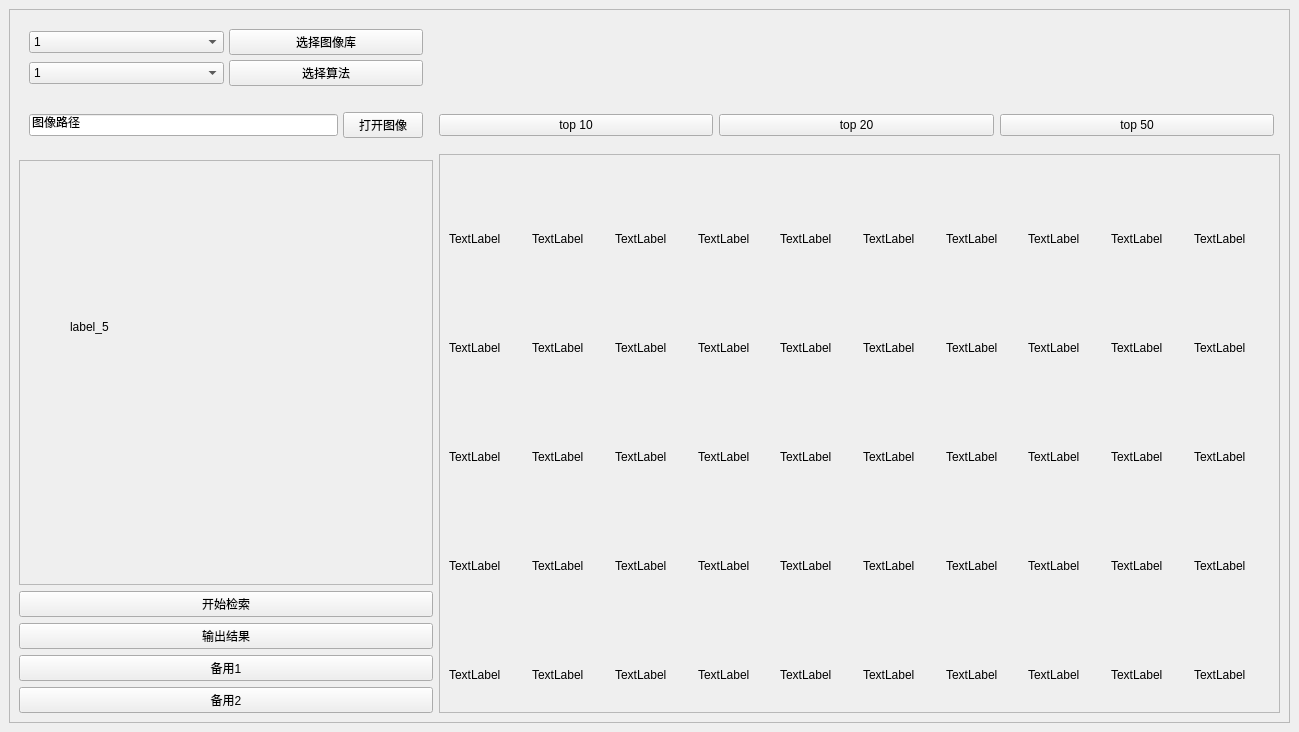
<?xml version="1.0" encoding="UTF-8"?>
<ui version="4.0">
 <class>MainWindow</class>
 <widget class="QMainWindow" name="MainWindow">
  <property name="geometry">
   <rect>
    <x>0</x>
    <y>0</y>
    <width>1299</width>
    <height>732</height>
   </rect>
  </property>
  <property name="minimumSize">
   <size>
    <width>0</width>
    <height>0</height>
   </size>
  </property>
  <property name="windowTitle">
   <string>MainWindow</string>
  </property>
  <widget class="QWidget" name="centralWidget">
   <layout class="QGridLayout" name="gridLayout_3">
    <item row="0" column="0">
     <widget class="QScrollArea" name="scrollArea">
      <property name="widgetResizable">
       <bool>true</bool>
      </property>
      <widget class="QWidget" name="scrollAreaWidgetContents">
       <property name="geometry">
        <rect>
         <x>0</x>
         <y>0</y>
         <width>1279</width>
         <height>712</height>
        </rect>
       </property>
       <property name="minimumSize">
        <size>
         <width>839</width>
         <height>649</height>
        </size>
       </property>
       <layout class="QGridLayout" name="gridLayout_4">
        <item row="0" column="2">
         <spacer name="horizontalSpacer_2">
          <property name="orientation">
           <enum>Qt::Horizontal</enum>
          </property>
          <property name="sizeHint" stdset="0">
           <size>
            <width>40</width>
            <height>20</height>
           </size>
          </property>
         </spacer>
        </item>
        <item row="3" column="0">
         <widget class="QScrollArea" name="scrollArea_3">
          <property name="widgetResizable">
           <bool>true</bool>
          </property>
          <widget class="QWidget" name="scrollAreaWidgetContents_5">
           <property name="geometry">
            <rect>
             <x>0</x>
             <y>0</y>
             <width>412</width>
             <height>393</height>
            </rect>
           </property>
           <widget class="QLabel" name="label_5">
            <property name="geometry">
             <rect>
              <x>50</x>
              <y>50</y>
              <width>151</width>
              <height>231</height>
             </rect>
            </property>
            <property name="text">
             <string>label_5</string>
            </property>
           </widget>
          </widget>
         </widget>
        </item>
        <item row="1" column="1" colspan="2">
         <layout class="QHBoxLayout" name="horizontalLayout">
          <item>
           <widget class="QPushButton" name="pushButton_8">
            <property name="text">
             <string>top 10</string>
            </property>
           </widget>
          </item>
          <item>
           <widget class="QPushButton" name="pushButton_9">
            <property name="text">
             <string>top 20</string>
            </property>
           </widget>
          </item>
          <item>
           <widget class="QPushButton" name="pushButton_10">
            <property name="text">
             <string>top 50</string>
            </property>
           </widget>
          </item>
         </layout>
        </item>
        <item row="0" column="1">
         <spacer name="horizontalSpacer">
          <property name="orientation">
           <enum>Qt::Horizontal</enum>
          </property>
          <property name="sizeHint" stdset="0">
           <size>
            <width>40</width>
            <height>20</height>
           </size>
          </property>
         </spacer>
        </item>
        <item row="4" column="0">
         <layout class="QVBoxLayout" name="verticalLayout">
          <item>
           <widget class="QPushButton" name="pushButton_2">
            <property name="text">
             <string>开始检索</string>
            </property>
           </widget>
          </item>
          <item>
           <widget class="QPushButton" name="pushButton_4">
            <property name="text">
             <string>输出结果</string>
            </property>
           </widget>
          </item>
          <item>
           <widget class="QPushButton" name="pushButton_5">
            <property name="text">
             <string>备用1</string>
            </property>
           </widget>
          </item>
          <item>
           <widget class="QPushButton" name="pushButton_6">
            <property name="text">
             <string>备用2</string>
            </property>
           </widget>
          </item>
         </layout>
        </item>
        <item row="1" column="0">
         <layout class="QHBoxLayout" name="horizontalLayout_2">
          <property name="spacing">
           <number>5</number>
          </property>
          <property name="margin">
           <number>10</number>
          </property>
          <item>
           <widget class="QLineEdit" name="lineEdit">
            <property name="text">
             <string>图像路径</string>
            </property>
           </widget>
          </item>
          <item>
           <widget class="QPushButton" name="pushButton_3">
            <property name="text">
             <string>打开图像</string>
            </property>
           </widget>
          </item>
         </layout>
        </item>
        <item row="0" column="0">
         <layout class="QGridLayout" name="gridLayout">
          <property name="margin">
           <number>10</number>
          </property>
          <property name="spacing">
           <number>5</number>
          </property>
          <item row="0" column="1">
           <widget class="QPushButton" name="pushButton">
            <property name="text">
             <string>选择图像库</string>
            </property>
           </widget>
          </item>
          <item row="0" column="0">
           <widget class="QComboBox" name="comboBox">
            <item>
             <property name="text">
              <string>1</string>
             </property>
            </item>
           </widget>
          </item>
          <item row="1" column="0">
           <widget class="QComboBox" name="comboBox_2">
            <item>
             <property name="text">
              <string>1</string>
             </property>
            </item>
            <item>
             <property name="text">
              <string>2</string>
             </property>
            </item>
           </widget>
          </item>
          <item row="1" column="1">
           <widget class="QPushButton" name="pushButton_7">
            <property name="text">
             <string>选择算法</string>
            </property>
           </widget>
          </item>
         </layout>
        </item>
        <item row="2" column="1" rowspan="3" colspan="3">
         <widget class="QScrollArea" name="scrollArea_2">
          <property name="widgetResizable">
           <bool>true</bool>
          </property>
          <widget class="QWidget" name="scrollAreaWidgetContents_2">
           <property name="geometry">
            <rect>
             <x>0</x>
             <y>0</y>
             <width>839</width>
             <height>545</height>
            </rect>
           </property>
           <property name="minimumSize">
            <size>
             <width>360</width>
             <height>505</height>
            </size>
           </property>
           <layout class="QGridLayout" name="gridLayout_2">
            <item row="0" column="0">
             <widget class="QLabel" name="label_7">
              <property name="minimumSize">
               <size>
                <width>120</width>
                <height>150</height>
               </size>
              </property>
              <property name="text">
               <string>TextLabel</string>
              </property>
             </widget>
            </item>
            <item row="0" column="1">
             <widget class="QLabel" name="label_8">
              <property name="minimumSize">
               <size>
                <width>120</width>
                <height>150</height>
               </size>
              </property>
              <property name="text">
               <string>TextLabel</string>
              </property>
             </widget>
            </item>
            <item row="0" column="2">
             <widget class="QLabel" name="label_9">
              <property name="minimumSize">
               <size>
                <width>120</width>
                <height>150</height>
               </size>
              </property>
              <property name="text">
               <string>TextLabel</string>
              </property>
             </widget>
            </item>
            <item row="0" column="3">
             <widget class="QLabel" name="label_10">
              <property name="minimumSize">
               <size>
                <width>120</width>
                <height>150</height>
               </size>
              </property>
              <property name="text">
               <string>TextLabel</string>
              </property>
             </widget>
            </item>
            <item row="0" column="4">
             <widget class="QLabel" name="label_11">
              <property name="minimumSize">
               <size>
                <width>120</width>
                <height>150</height>
               </size>
              </property>
              <property name="text">
               <string>TextLabel</string>
              </property>
             </widget>
            </item>
            <item row="0" column="5">
             <widget class="QLabel" name="label_12">
              <property name="minimumSize">
               <size>
                <width>120</width>
                <height>150</height>
               </size>
              </property>
              <property name="text">
               <string>TextLabel</string>
              </property>
             </widget>
            </item>
            <item row="0" column="6">
             <widget class="QLabel" name="label_13">
              <property name="minimumSize">
               <size>
                <width>120</width>
                <height>150</height>
               </size>
              </property>
              <property name="text">
               <string>TextLabel</string>
              </property>
             </widget>
            </item>
            <item row="0" column="7">
             <widget class="QLabel" name="label_14">
              <property name="minimumSize">
               <size>
                <width>120</width>
                <height>150</height>
               </size>
              </property>
              <property name="text">
               <string>TextLabel</string>
              </property>
             </widget>
            </item>
            <item row="0" column="8">
             <widget class="QLabel" name="label_15">
              <property name="minimumSize">
               <size>
                <width>120</width>
                <height>150</height>
               </size>
              </property>
              <property name="text">
               <string>TextLabel</string>
              </property>
             </widget>
            </item>
            <item row="0" column="9">
             <widget class="QLabel" name="label_16">
              <property name="minimumSize">
               <size>
                <width>120</width>
                <height>150</height>
               </size>
              </property>
              <property name="text">
               <string>TextLabel</string>
              </property>
             </widget>
            </item>
            <item row="1" column="0">
             <widget class="QLabel" name="label_17">
              <property name="minimumSize">
               <size>
                <width>120</width>
                <height>150</height>
               </size>
              </property>
              <property name="text">
               <string>TextLabel</string>
              </property>
             </widget>
            </item>
            <item row="1" column="1">
             <widget class="QLabel" name="label_18">
              <property name="minimumSize">
               <size>
                <width>120</width>
                <height>150</height>
               </size>
              </property>
              <property name="text">
               <string>TextLabel</string>
              </property>
             </widget>
            </item>
            <item row="1" column="2">
             <widget class="QLabel" name="label_19">
              <property name="minimumSize">
               <size>
                <width>120</width>
                <height>150</height>
               </size>
              </property>
              <property name="text">
               <string>TextLabel</string>
              </property>
             </widget>
            </item>
            <item row="1" column="3">
             <widget class="QLabel" name="label_20">
              <property name="minimumSize">
               <size>
                <width>120</width>
                <height>150</height>
               </size>
              </property>
              <property name="text">
               <string>TextLabel</string>
              </property>
             </widget>
            </item>
            <item row="1" column="4">
             <widget class="QLabel" name="label_21">
              <property name="minimumSize">
               <size>
                <width>120</width>
                <height>150</height>
               </size>
              </property>
              <property name="text">
               <string>TextLabel</string>
              </property>
             </widget>
            </item>
            <item row="1" column="5">
             <widget class="QLabel" name="label_37">
              <property name="minimumSize">
               <size>
                <width>120</width>
                <height>150</height>
               </size>
              </property>
              <property name="text">
               <string>TextLabel</string>
              </property>
             </widget>
            </item>
            <item row="1" column="6">
             <widget class="QLabel" name="label_38">
              <property name="minimumSize">
               <size>
                <width>120</width>
                <height>150</height>
               </size>
              </property>
              <property name="text">
               <string>TextLabel</string>
              </property>
             </widget>
            </item>
            <item row="1" column="7">
             <widget class="QLabel" name="label_39">
              <property name="minimumSize">
               <size>
                <width>120</width>
                <height>150</height>
               </size>
              </property>
              <property name="text">
               <string>TextLabel</string>
              </property>
             </widget>
            </item>
            <item row="1" column="8">
             <widget class="QLabel" name="label_40">
              <property name="minimumSize">
               <size>
                <width>120</width>
                <height>150</height>
               </size>
              </property>
              <property name="text">
               <string>TextLabel</string>
              </property>
             </widget>
            </item>
            <item row="1" column="9">
             <widget class="QLabel" name="label_41">
              <property name="minimumSize">
               <size>
                <width>120</width>
                <height>150</height>
               </size>
              </property>
              <property name="text">
               <string>TextLabel</string>
              </property>
             </widget>
            </item>
            <item row="2" column="0">
             <widget class="QLabel" name="label_42">
              <property name="minimumSize">
               <size>
                <width>120</width>
                <height>150</height>
               </size>
              </property>
              <property name="text">
               <string>TextLabel</string>
              </property>
             </widget>
            </item>
            <item row="2" column="1">
             <widget class="QLabel" name="label_43">
              <property name="minimumSize">
               <size>
                <width>120</width>
                <height>150</height>
               </size>
              </property>
              <property name="text">
               <string>TextLabel</string>
              </property>
             </widget>
            </item>
            <item row="2" column="2">
             <widget class="QLabel" name="label_44">
              <property name="minimumSize">
               <size>
                <width>120</width>
                <height>150</height>
               </size>
              </property>
              <property name="text">
               <string>TextLabel</string>
              </property>
             </widget>
            </item>
            <item row="2" column="3">
             <widget class="QLabel" name="label_45">
              <property name="minimumSize">
               <size>
                <width>120</width>
                <height>150</height>
               </size>
              </property>
              <property name="text">
               <string>TextLabel</string>
              </property>
             </widget>
            </item>
            <item row="2" column="4">
             <widget class="QLabel" name="label_46">
              <property name="minimumSize">
               <size>
                <width>120</width>
                <height>150</height>
               </size>
              </property>
              <property name="text">
               <string>TextLabel</string>
              </property>
             </widget>
            </item>
            <item row="2" column="5">
             <widget class="QLabel" name="label_47">
              <property name="minimumSize">
               <size>
                <width>120</width>
                <height>150</height>
               </size>
              </property>
              <property name="text">
               <string>TextLabel</string>
              </property>
             </widget>
            </item>
            <item row="2" column="6">
             <widget class="QLabel" name="label_48">
              <property name="minimumSize">
               <size>
                <width>120</width>
                <height>150</height>
               </size>
              </property>
              <property name="text">
               <string>TextLabel</string>
              </property>
             </widget>
            </item>
            <item row="2" column="7">
             <widget class="QLabel" name="label_49">
              <property name="minimumSize">
               <size>
                <width>120</width>
                <height>150</height>
               </size>
              </property>
              <property name="text">
               <string>TextLabel</string>
              </property>
             </widget>
            </item>
            <item row="2" column="8">
             <widget class="QLabel" name="label_50">
              <property name="minimumSize">
               <size>
                <width>120</width>
                <height>150</height>
               </size>
              </property>
              <property name="text">
               <string>TextLabel</string>
              </property>
             </widget>
            </item>
            <item row="2" column="9">
             <widget class="QLabel" name="label_51">
              <property name="minimumSize">
               <size>
                <width>120</width>
                <height>150</height>
               </size>
              </property>
              <property name="text">
               <string>TextLabel</string>
              </property>
             </widget>
            </item>
            <item row="3" column="0">
             <widget class="QLabel" name="label_52">
              <property name="minimumSize">
               <size>
                <width>120</width>
                <height>150</height>
               </size>
              </property>
              <property name="text">
               <string>TextLabel</string>
              </property>
             </widget>
            </item>
            <item row="3" column="1">
             <widget class="QLabel" name="label_53">
              <property name="minimumSize">
               <size>
                <width>120</width>
                <height>150</height>
               </size>
              </property>
              <property name="text">
               <string>TextLabel</string>
              </property>
             </widget>
            </item>
            <item row="3" column="2">
             <widget class="QLabel" name="label_54">
              <property name="minimumSize">
               <size>
                <width>120</width>
                <height>150</height>
               </size>
              </property>
              <property name="text">
               <string>TextLabel</string>
              </property>
             </widget>
            </item>
            <item row="3" column="3">
             <widget class="QLabel" name="label_55">
              <property name="minimumSize">
               <size>
                <width>120</width>
                <height>150</height>
               </size>
              </property>
              <property name="text">
               <string>TextLabel</string>
              </property>
             </widget>
            </item>
            <item row="3" column="4">
             <widget class="QLabel" name="label_56">
              <property name="minimumSize">
               <size>
                <width>120</width>
                <height>150</height>
               </size>
              </property>
              <property name="text">
               <string>TextLabel</string>
              </property>
             </widget>
            </item>
            <item row="3" column="5">
             <widget class="QLabel" name="label_57">
              <property name="minimumSize">
               <size>
                <width>120</width>
                <height>150</height>
               </size>
              </property>
              <property name="text">
               <string>TextLabel</string>
              </property>
             </widget>
            </item>
            <item row="3" column="6">
             <widget class="QLabel" name="label_58">
              <property name="minimumSize">
               <size>
                <width>120</width>
                <height>150</height>
               </size>
              </property>
              <property name="text">
               <string>TextLabel</string>
              </property>
             </widget>
            </item>
            <item row="3" column="7">
             <widget class="QLabel" name="label_59">
              <property name="minimumSize">
               <size>
                <width>120</width>
                <height>150</height>
               </size>
              </property>
              <property name="text">
               <string>TextLabel</string>
              </property>
             </widget>
            </item>
            <item row="3" column="8">
             <widget class="QLabel" name="label_60">
              <property name="minimumSize">
               <size>
                <width>120</width>
                <height>150</height>
               </size>
              </property>
              <property name="text">
               <string>TextLabel</string>
              </property>
             </widget>
            </item>
            <item row="3" column="9">
             <widget class="QLabel" name="label_61">
              <property name="minimumSize">
               <size>
                <width>120</width>
                <height>150</height>
               </size>
              </property>
              <property name="text">
               <string>TextLabel</string>
              </property>
             </widget>
            </item>
            <item row="4" column="0">
             <widget class="QLabel" name="label_62">
              <property name="minimumSize">
               <size>
                <width>120</width>
                <height>150</height>
               </size>
              </property>
              <property name="text">
               <string>TextLabel</string>
              </property>
             </widget>
            </item>
            <item row="4" column="1">
             <widget class="QLabel" name="label_63">
              <property name="minimumSize">
               <size>
                <width>120</width>
                <height>150</height>
               </size>
              </property>
              <property name="text">
               <string>TextLabel</string>
              </property>
             </widget>
            </item>
            <item row="4" column="2">
             <widget class="QLabel" name="label_64">
              <property name="minimumSize">
               <size>
                <width>120</width>
                <height>150</height>
               </size>
              </property>
              <property name="text">
               <string>TextLabel</string>
              </property>
             </widget>
            </item>
            <item row="4" column="3">
             <widget class="QLabel" name="label_65">
              <property name="minimumSize">
               <size>
                <width>120</width>
                <height>150</height>
               </size>
              </property>
              <property name="text">
               <string>TextLabel</string>
              </property>
             </widget>
            </item>
            <item row="4" column="4">
             <widget class="QLabel" name="label_66">
              <property name="minimumSize">
               <size>
                <width>120</width>
                <height>150</height>
               </size>
              </property>
              <property name="text">
               <string>TextLabel</string>
              </property>
             </widget>
            </item>
            <item row="4" column="5">
             <widget class="QLabel" name="label_67">
              <property name="minimumSize">
               <size>
                <width>120</width>
                <height>150</height>
               </size>
              </property>
              <property name="text">
               <string>TextLabel</string>
              </property>
             </widget>
            </item>
            <item row="4" column="6">
             <widget class="QLabel" name="label_68">
              <property name="minimumSize">
               <size>
                <width>120</width>
                <height>150</height>
               </size>
              </property>
              <property name="text">
               <string>TextLabel</string>
              </property>
             </widget>
            </item>
            <item row="4" column="7">
             <widget class="QLabel" name="label_69">
              <property name="minimumSize">
               <size>
                <width>120</width>
                <height>150</height>
               </size>
              </property>
              <property name="text">
               <string>TextLabel</string>
              </property>
             </widget>
            </item>
            <item row="4" column="8">
             <widget class="QLabel" name="label_70">
              <property name="minimumSize">
               <size>
                <width>120</width>
                <height>150</height>
               </size>
              </property>
              <property name="text">
               <string>TextLabel</string>
              </property>
             </widget>
            </item>
            <item row="4" column="9">
             <widget class="QLabel" name="label_71">
              <property name="minimumSize">
               <size>
                <width>120</width>
                <height>150</height>
               </size>
              </property>
              <property name="text">
               <string>TextLabel</string>
              </property>
             </widget>
            </item>
           </layout>
          </widget>
         </widget>
        </item>
       </layout>
      </widget>
     </widget>
    </item>
   </layout>
  </widget>
 </widget>
 <resources>
  <include location="pic.qrc"/>
 </resources>
 <connections/>
</ui>
